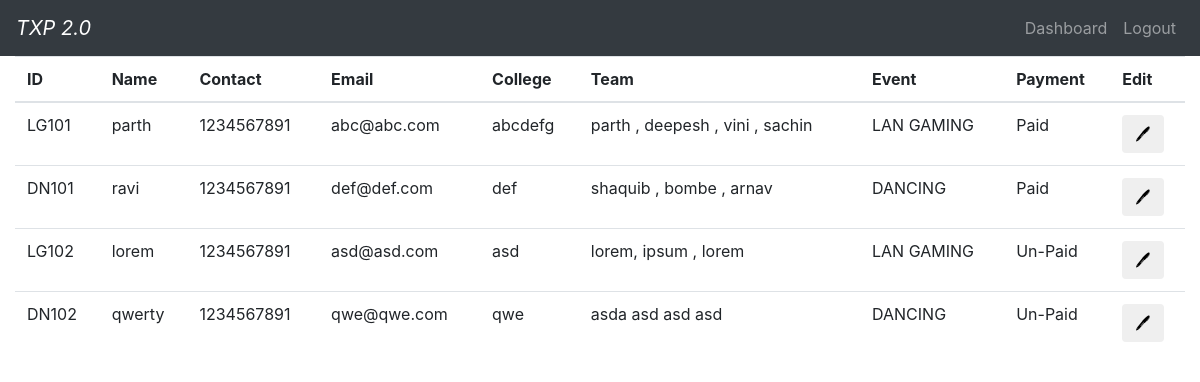
The app's page /admin/view.php?cat=all (signed in) with its own data.
### tables this page shows
CREATE TABLE IF NOT EXISTS `event_participants` (
  `id` int(11) NOT NULL AUTO_INCREMENT,
  `uid` varchar(10) NOT NULL,
  `name` varchar(30) NOT NULL,
  `contact` int(25) NOT NULL,
  `email` varchar(30) NOT NULL,
  `college` varchar(100) NOT NULL,
  `team_members` varchar(250) DEFAULT NULL,
  `event` varchar(25) NOT NULL,
  `payment` int(1) NOT NULL,
  PRIMARY KEY (`id`)
);

### admin/view.php (the view, shortened to what this page needs)
<?php
require('connect.php');
?>
<html>
<head>
	<link rel="stylesheet" href="https://maxcdn.bootstrapcdn.com/bootstrap/4.0.0/css/bootstrap.min.css">
</head>
<body>
<nav class="navbar navbar-expand-md navbar-dark bg-dark">
    <a href="dash.php" class="navbar-brand"><i>TXP 2.0</i></a>
    <div class="navbar-collapse collapse justify-content-stretch" id="navbar7">
        <ul class="navbar-nav ml-auto">
            <li class="nav-item">
                <a class="nav-link" href="dash.php">Dashboard</a>
            </li>
            <li class="nav-item">
                <a class="nav-link" href="logout.php">Logout</a>
            </li>
        </ul>
    </div>
</nav>
<div class="container-fluid">
<div class="table-responsive">
<?php
if(isset($_GET['cat'])){
$category = $_GET['cat'];
}
else{
    header('Location: dash.php');
}
if ($category == "all"){
    $query = $conn->prepare("SELECT * FROM `event_participants` ");
}
$query->execute();
$r = $query->get_result();
echo('<table id="mytable" class="table table-hover"><thead id="tablehead"><tr ><th>ID</th><th>Name</th><th>Contact</th><th>Email</th><th>College</th><th>Team</th><th>Event</th><th>Payment</th><th>Edit</th></tr></thead><tbody>');
while ($assoc = $r->fetch_assoc()){
echo "<tr>";
echo "<td>".$assoc['uid']."</td>";
echo "<td>".$assoc['name']."</td>";
echo "<td>".$assoc['contact']."</td>";
echo "<td>".$assoc['email']."</td>";
echo "<td>".$assoc['college']."</td>";
echo "<td>".$assoc['team_members']."</td>";
echo "<td>".$assoc['event']."</td>";
if($assoc['payment'] == 1){
    echo "<td>Paid</td>";
}
else{
    echo "<td>Un-Paid</td>";
}
echo '<td><button type="button" class="btn" data-toggle="modal" data-target="#EditModal" data-uid="'.$assoc['uid'].'" data-name="'.$assoc['name'].'" data-contact="'.$assoc['contact'].'" data-email="'.$assoc['email'].'" data-college="'.$assoc['college'].'" data-team="'.$assoc['team_members'].'"data-event="'.$assoc['event'].'" data-payment="'.$assoc['payment'].'">&#x1f58a;</button></td>';
echo "</tr>";
}
?>
</tbody>
</table>
</div>
</div>
</body>
</html>

### records on screen
event_participants: uid "LG101", name "parth", contact "1234567891", email "abc@abc.com", college "abcdefg", team_members "parth , deepesh , vini , sachin", event "LAN GAMING", payment "Paid"
event_participants: uid "DN101", name "ravi", contact "1234567891", email "def@def.com", college "def", team_members "shaquib , bombe , arnav", event "DANCING", payment "Paid"
event_participants: uid "LG102", name "lorem", contact "1234567891", email "asd@asd.com", college "asd", team_members "lorem, ipsum , lorem", event "LAN GAMING", payment "Un-Paid"
event_participants: uid "DN102", name "qwerty", contact "1234567891", email "qwe@qwe.com", college "qwe", team_members "asda asd asd asd", event "DANCING", payment "Un-Paid"
